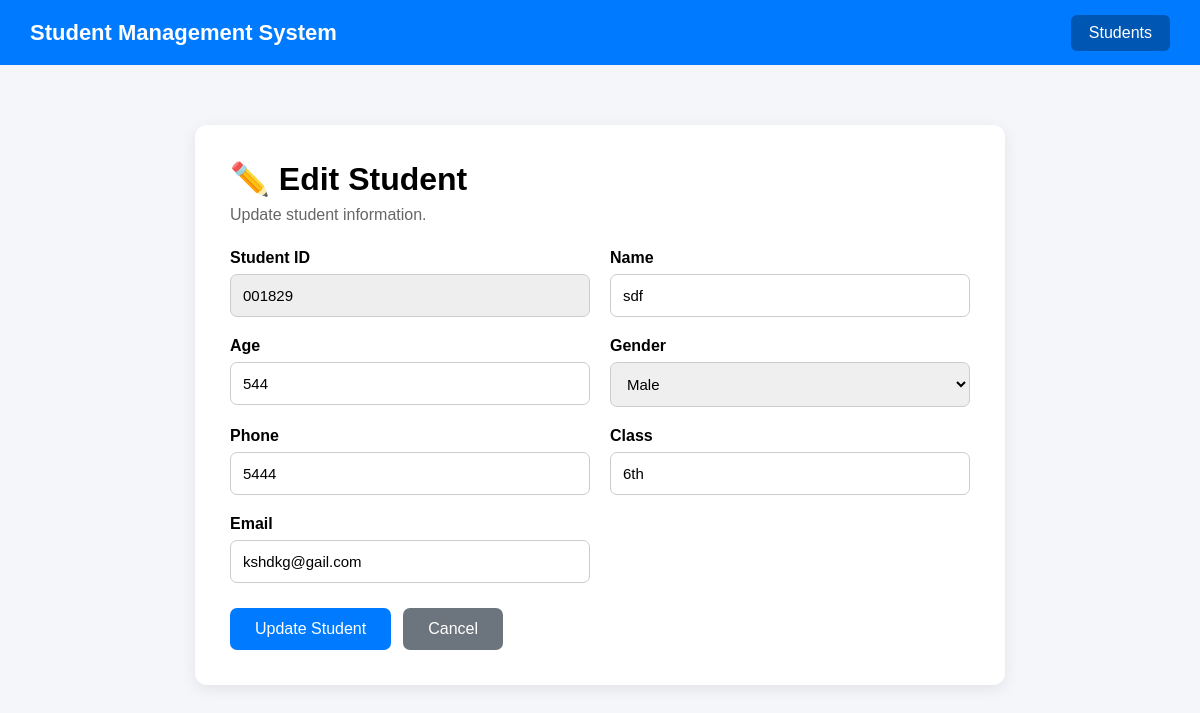
/edit-student/001829 (signed in), run on the app's committed database.
### tables this page shows
CREATE TABLE data(
        id_number text,
        password text,
        name text,
        age text,
        gender text,
        phone_number text,
        class text,
        email text,
        image blob
        );

### web_app/app.py (the view, shortened to what this page needs)
@app.route("/edit-student/<student_id>", methods=["GET", "POST"])
def edit_student(student_id):
    if "student_id" not in session:
        return redirect(url_for("home"))
    connection = get_db_connection()
    student = connection.execute(
        """
        SELECT *
        FROM data
        WHERE id_number = ?
        """,
        (student_id,)
    ).fetchone()
    if not student:
        connection.close()
        return "Student not found", 404
    connection.close()
    return render_template(
        "edit_student.html",
        student=student
    )

### web_app/app.py (called while the page is built)
def get_db_connection():
    connection = sqlite3.connect(DATABASE)
    connection.row_factory = sqlite3.Row
    return connection

### web_app/templates/edit_student.html (shortened to what this page needs)
<!DOCTYPE html>
<html lang="en">
<head>
</head>
<body>
    <div class="navbar">
        <h2>Student Management System</h2>
        <a href="/students">
            Students
        </a>
    </div>
    <div class="container">
        <div class="card">
            <h1>✏️ Edit Student</h1>
            <p class="subtitle">
                Update student information.
            </p>
            <form method="POST">
                <div class="grid">
                    <div class="group">
                        <label>
                            Student ID
                        </label>
                        <input
                            type="text"
                            value="{{ student['id_number'] }}"
                            class="readonly"
                            readonly
                        >
                    </div>
                    <div class="group">
                        <label for="name">
                            Name
                        </label>
                        <input
                            type="text"
                            id="name"
                            name="name"
                            value="{{ student['name'] }}"
                            required
                        >
                    </div>
                    <div class="group">
                        <label for="age">
                            Age
                        </label>
                        <input
                            type="number"
                            id="age"
                            name="age"
                            value="{{ student['age'] }}"
                            required
                        >
                    </div>
                    <div class="group">
                        <label for="gender">
                            Gender
                        </label>
                        <select
                            id="gender"
                            name="gender"
                            required
                        >
                            <option
                                value="Male"
                                {% if student['gender'] == 'Male' %}
                                selected
                                {% endif %}
                            >
                                Male
                            </option>
                        </select>
                    </div>
                    <div class="group">
                        <label for="phone_number">
                            Phone
                        </label>
                        <input
                            type="text"
                            id="phone_number"
                            name="phone_number"
                            value="{{ student['phone_number'] }}"
                            required
                        >
                    </div>
                    <div class="group">
                        <label for="class">
                            Class
                        </label>
                        <input
                            type="text"
                            id="class"
                            name="class"
                            value="{{ student['class'] }}"
                            required
                        >
                    </div>
                    <div class="group">
                        <label for="email">
                            Email
                        </label>
                        <input
                            type="email"
                            id="email"
                            name="email"
                            value="{{ student['email'] }}"
                            required
                        >
                    </div>
                </div>
                <div class="buttons">
                    <button
                        type="submit"
                        class="update-btn"
                    >
                        Update Student
                    </button>
                    <a
                        href="/students"
                        class="cancel-btn"
                    >
                        Cancel
                    </a>
                </div>
            </form>
        </div>
    </div>
</body>
</html>

### web_app/templates/edit_student.html (style rules this page uses)
* { margin: 0; padding: 0; box-sizing: border-box; font-family: Arial, sans-serif; }
body { background: #f4f6f9; }
.navbar { height: 65px; background: #007bff; color: white; display: flex; align-items: center; justify-content: space-between; padding: 0 30px; }
.navbar h2 { font-size: 22px; }
.navbar a { color: white; text-decoration: none; background: #0056b3; padding: 9px 18px; border-radius: 6px; }
.container { max-width: 850px; margin: 40px auto; padding: 20px; }
.card { background: white; padding: 35px; border-radius: 12px; box-shadow: 0 4px 15px rgba(0,0,0,0.08); }
h1 { margin-bottom: 8px; }
.subtitle { color: #666; margin-bottom: 25px; }
.grid { display: grid; grid-template-columns: 1fr 1fr; gap: 20px; }
.group { display: flex; flex-direction: column; }
label { font-weight: bold; margin-bottom: 7px; }
input, select { padding: 12px; border: 1px solid #ccc; border-radius: 7px; font-size: 15px; }
.readonly { background: #eee; cursor: not-allowed; }
.buttons { margin-top: 25px; display: flex; gap: 12px; }
.update-btn { border: none; background: #007bff; color: white; padding: 12px 25px; border-radius: 7px; font-size: 16px; cursor: pointer; }
.cancel-btn { background: #6c757d; color: white; padding: 12px 25px; border-radius: 7px; text-decoration: none; }

### data on the page
data: id_number "001829", name "sdf", age "544", gender "Male", phone_number "5444", class "6th", email "kshdkg@gail.com"
